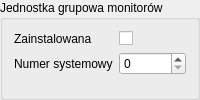
         <widget class="QGroupBox" name="other">
          <property name="sizePolicy">
           <sizepolicy hsizetype="Preferred" vsizetype="Preferred">
            <horstretch>0</horstretch>
            <verstretch>0</verstretch>
           </sizepolicy>
          </property>
          <property name="title">
           <string>Jednostka grupowa monitorów</string>
          </property>
          <layout class="QVBoxLayout" name="verticalLayout_16">
           <item>
            <layout class="QFormLayout" name="formLayout_8">
             <property name="formAlignment">
              <set>Qt::AlignHCenter|Qt::AlignTop</set>
             </property>
             <item row="0" column="0">
              <widget class="QLabel" name="label_58">
               <property name="text">
                <string>Zainstalowana</string>
               </property>
              </widget>
             </item>
             <item row="0" column="1">
              <widget class="QCheckBox" name="mon_group_on">
               <property name="text">
                <string/>
               </property>
              </widget>
             </item>
             <item row="1" column="0">
              <widget class="QLabel" name="label_45">
               <property name="text">
                <string>Numer systemowy</string>
               </property>
               <property name="buddy">
                <cstring>sysmon</cstring>
               </property>
              </widget>
             </item>
             <item row="1" column="1">
              <widget class="QSpinBox" name="mon_group">
               <property name="maximum">
                <number>255</number>
               </property>
              </widget>
             </item>
            </layout>
           </item>
          </layout>
         </widget>
